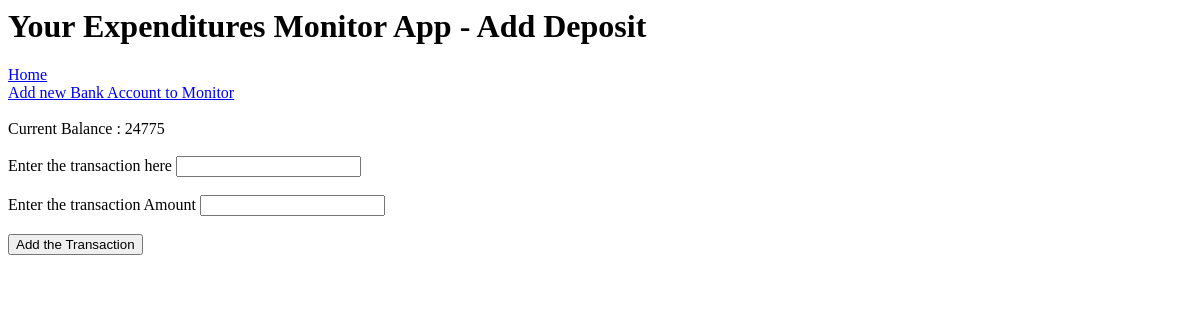
Before: /deposit/1 with the older database file.
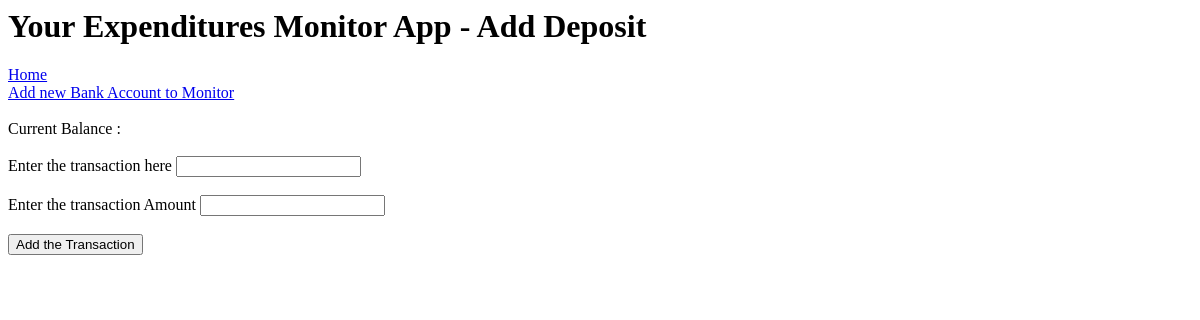
After: the same page with the newer database file.
### application/models.py (models this page shows)
class Accounts(db.Model):
    id = db.Column(db.Integer, primary_key=True)
    balance = db.Column(db.Integer)
    account_name = db.Column(db.String(30), nullable=False)
    cust_name = db.Column(db.String(30), nullable=False)
    transactions = db.relationship('Transaction', backref='accounts' , lazy='dynamic')

### application/routes.py (the view, shortened to what this page needs)
@app.route('/deposit/<int:account_id>',  methods=['GET','POST'])
def deposit(account_id):
    form = TransactionForm()
    account = Accounts.query.filter_by(id=account_id).first()
    return render_template("deposit.html", form=form, title="Add Deposit" , account=account)

### application/forms.py
class TransactionForm(FlaskForm):
    transaction = StringField('Enter the transaction here' , validators=[DataRequired()])
    transaction_amount = IntegerField('Enter the transaction Amount', validators=[DataRequired()])
    submit = SubmitField('Add the Transaction')

### application/templates/deposit.html (shortened to what this page needs)
{% extends "layout.html" %}
{% block body %}
<br><br>
Current Balance : {{ account.balance }}
<br><br>
<form action='' method='POST'>
    {{ form.transaction.label }} {{ form.transaction}} <br><br>
    {{ form.transaction_amount.label }} {{ form.transaction_amount }}<br><br>
    {{form.submit}}
</form>
{% endblock body %}

Changed rows visible on the page:
removed Accounts: balance "24775"
